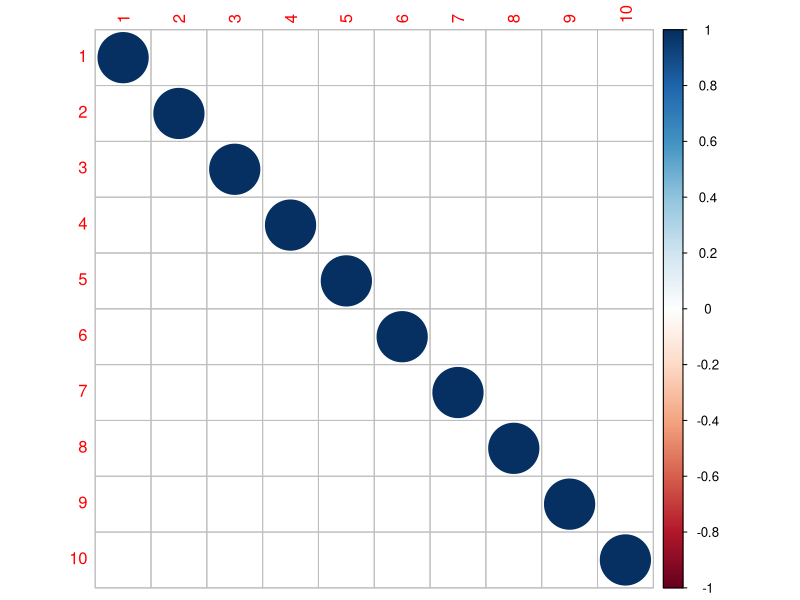
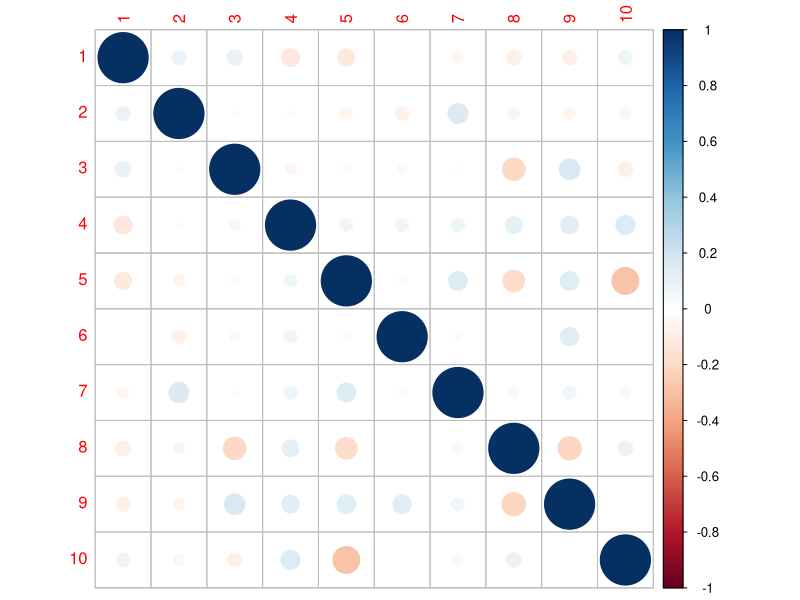

The R source for these figures, in order:
## ---- chunk 1
d <- 10
m <- matrix(rep(0,d), nrow=d, ncol=1)
S <- diag(d) #matrice Identité dim=d=10

S
## ---- chunk 2
eigen(S)$values 
## ---- chunk 3
corr<- cov2cor(S)
corr
## ---- chunk 4
library(corrplot)
## ---- chunk 5
corrplot(corr)
## ---- chunk 6
library(mvtnorm)
## ---- chunk 7
n = 100
X_ech<-rmvnorm(n=n, mean = m, sigma = S) 
dim(X_ech)
## ---- chunk 8
C.estimation <- cor(X_ech)
C.estimation
## ---- chunk 9
corrplot(C.estimation)
